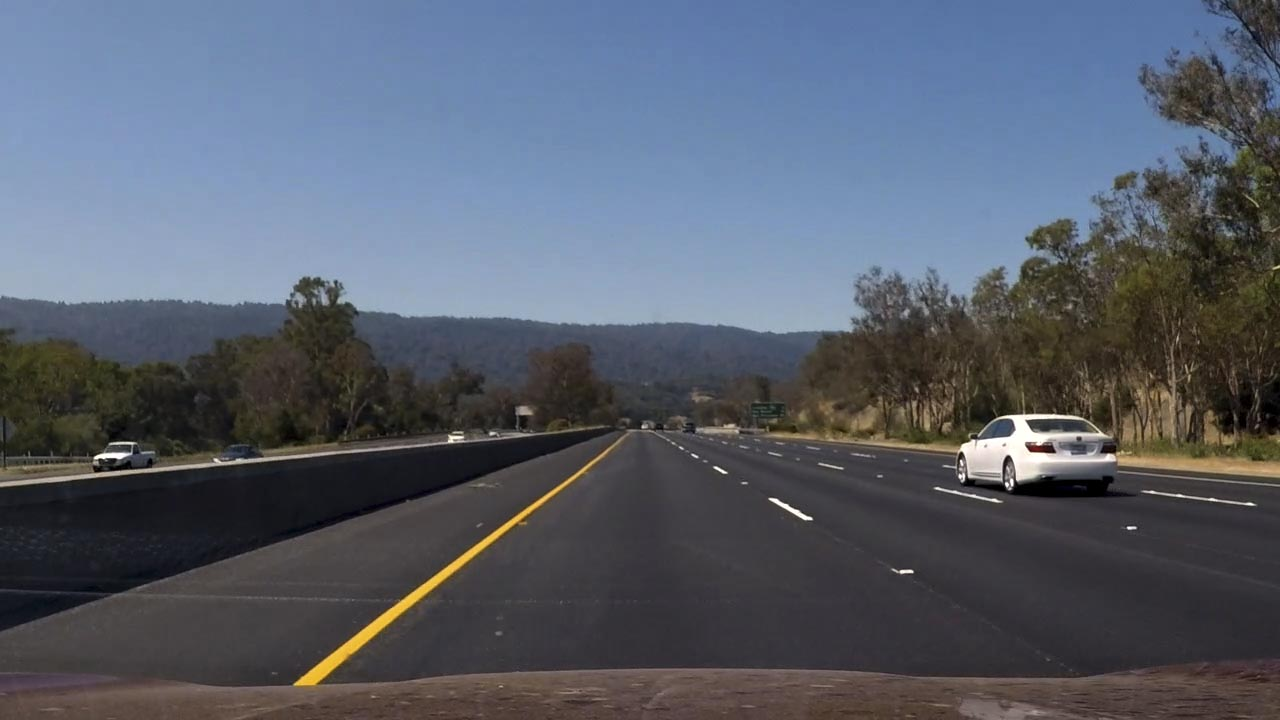
#> input picture lessons/bbox-example-image.jpg, 1280 x 720 px
$ python -i search_and_classify.py   (imports and definitions only)   (older library calls are emulated)
#> lines starting #> are read from the running program, lines starting #| are printed output that depends on the picture
### lessons/lesson_functions.py
import matplotlib.image as mpimg
import numpy as np
import cv2
from skimage.feature import hog
# Define a function to return HOG features and visualization
def get_hog_features(img, orient, pix_per_cell, cell_per_block,
                        vis=False, feature_vec=True):
    # Call with two outputs if vis==True
    if vis == True:
        features, hog_image = hog(img, orientations=orient,
                                  pixels_per_cell=(pix_per_cell, pix_per_cell),
                                  cells_per_block=(cell_per_block, cell_per_block),
                                  transform_sqrt=True,
                                  visualise=vis, feature_vector=feature_vec)
        return features, hog_image
    # Otherwise call with one output
    else:
        features = hog(img, orientations=orient,
                       pixels_per_cell=(pix_per_cell, pix_per_cell),
                       cells_per_block=(cell_per_block, cell_per_block),
                       transform_sqrt=True,
                       visualise=vis, feature_vector=feature_vec)
        return features

# Define a function to compute binned color features
def bin_spatial(img, size=(32, 32)):

    # features = cv2.resize(img, size).ravel()
#> called with size = (32, 32)
    color1 = cv2.resize(img[:,:,0], size).ravel()
#> color1 = 1024 values, max 255 at index 633, min 0 at index 699, mean 87.94
    color2 = cv2.resize(img[:,:,1], size).ravel()
#> color2 = 1024 values, max 255 at index 633, min 0 at index 699, mean 94.71
    color3 = cv2.resize(img[:,:,2], size).ravel()
#> color3 = 1024 values, max 247 at index 633, min 0 at index 699, mean 107.2
    return np.hstack((color1, color2, color3))

# Define a function to compute color histogram features
# NEED TO CHANGE bins_range if reading .png files with mpimg!
def color_hist(img, nbins=32, bins_range=(0, 256)):
    # Compute the histogram of the color channels separately
    channel1_hist = np.histogram(img[:,:,0], bins=nbins, range=bins_range)
    channel2_hist = np.histogram(img[:,:,1], bins=nbins, range=bins_range)
    channel3_hist = np.histogram(img[:,:,2], bins=nbins, range=bins_range)
    # Concatenate the histograms into a single feature vector
    hist_features = np.concatenate((channel1_hist[0], channel2_hist[0], channel3_hist[0]))
    # Return the individual histograms, bin_centers and feature vector
    return hist_features

# [7 lines left out: function convert_color, not called in this run]

# Define a function to extract features from a list of images
# Have this function call bin_spatial() and color_hist()
def extract_features(imgs, color_space='RGB', spatial_size=(32, 32),
                        hist_bins=32, orient=9,
                        pix_per_cell=8, cell_per_block=2, hog_channel=0,
                        spatial_feat=True, hist_feat=True, hog_feat=True):

    # Create a list to append feature vectors to
    features = []
    # Iterate through the list of images
    for file in imgs:
        file_features = []
        # Read in each one by one
        image = mpimg.imread(file)
        # if image.shape[0] != spatial_size[0] or image.shape[1] != spatial_size[1]:
        #     image = np.resize(image, (spatial_size[0], spatial_size[1], 3))
        # apply color conversion if other than 'RGB'
        if color_space != 'RGB':
            if color_space == 'HSV':
                feature_image = cv2.cvtColor(image, cv2.COLOR_RGB2HSV)
            elif color_space == 'LUV':
                feature_image = cv2.cvtColor(image, cv2.COLOR_RGB2LUV)
            elif color_space == 'HLS':
                feature_image = cv2.cvtColor(image, cv2.COLOR_RGB2HLS)
            elif color_space == 'YUV':
                feature_image = cv2.cvtColor(image, cv2.COLOR_RGB2YUV)
            elif color_space == 'YCrCb':
                feature_image = cv2.cvtColor(image, cv2.COLOR_RGB2YCrCb)
        else: feature_image = np.copy(image)

        if spatial_feat == True:
            spatial_features = bin_spatial(feature_image, size=spatial_size)
            file_features.append(spatial_features)
        if hist_feat == True:
            # Apply color_hist()
            hist_features = color_hist(feature_image, nbins=hist_bins)
            file_features.append(hist_features)
        if hog_feat == True:
        # Call get_hog_features() with vis=False, feature_vec=True
            if hog_channel == 'ALL':
                hog_features = []
                for channel in range(feature_image.shape[2]):
                    hog_features.append(get_hog_features(feature_image[:,:,channel],
                                        orient, pix_per_cell, cell_per_block,
                                        vis=False, feature_vec=True))
                hog_features = np.ravel(hog_features)
            else:
                hog_features = get_hog_features(feature_image[:,:,hog_channel], orient,
                            pix_per_cell, cell_per_block, vis=False, feature_vec=True)
            # Append the new feature vector to the features list
            file_features.append(hog_features)
        features.append(np.concatenate(file_features))
    # Return list of feature vectors
    return features

# Define a function that takes an image,
# start and stop positions in both x and y,
# window size (x and y dimensions),
# and overlap fraction (for both x and y)
# [51 lines left out: functions slide_window, draw_boxes_old, not called in this run]

### lessons/search_and_classify.py

# coding: utf-8

# In[140]:

import glob
import time

import matplotlib.pyplot as plt
from sklearn.preprocessing import StandardScaler
from sklearn.svm import LinearSVC
from sklearn import svm

import cv2
from lesson_functions import *
#get_ipython().magic('matplotlib inline')

# NOTE: the next import is only valid for scikit-learn version <= 0.17
# for scikit-learn >= 0.18 use:
# from sklearn.model_selection import train_test_split
from sklearn.model_selection import train_test_split


# Define a function to extract features from a single image window
# This function is very similar to extract_features()
# just for a single image rather than list of images
def single_img_features(img, color_space='RGB', spatial_size=(32, 32),
                        hist_bins=32, orient=9,
                        pix_per_cell=8, cell_per_block=2, hog_channel=0,
                        spatial_feat=True, hist_feat=True, hog_feat=True):
    #1) Define an empty list to receive features
    img_features = []
    #2) Apply color conversion if other than 'RGB'
    if color_space != 'RGB':
        if color_space == 'HSV':
            feature_image = cv2.cvtColor(img, cv2.COLOR_RGB2HSV)
        elif color_space == 'LUV':
            feature_image = cv2.cvtColor(img, cv2.COLOR_RGB2LUV)
        elif color_space == 'HLS':
            feature_image = cv2.cvtColor(img, cv2.COLOR_RGB2HLS)
        elif color_space == 'YUV':
            feature_image = cv2.cvtColor(img, cv2.COLOR_RGB2YUV)
        elif color_space == 'YCrCb':
            feature_image = cv2.cvtColor(img, cv2.COLOR_RGB2YCrCb)
    else: feature_image = np.copy(img)
    #3) Compute spatial features if flag is set
    if spatial_feat == True:
        spatial_features = bin_spatial(feature_image, size=spatial_size)
#> spatial_features = 3072 values, max 255 at index 633, min 0 at index 699, mean 96.61
        #4) Append features to list
        img_features.append(spatial_features)
    #5) Compute histogram features if flag is set
    if hist_feat == True:
        hist_features = color_hist(feature_image, nbins=hist_bins)
#> in color_hist, `hist_features = np.concatenate((channel1_hist[0], channel2_hist[0], ch..`: hist_features = 96 values, max 118596 at index 71, min 395 at index 58, mean 28800
        #6) Append features to list
        img_features.append(hist_features)
    #7) Compute HOG features if flag is set
    if hog_feat == True:
        if hog_channel == 'ALL':
            hog_features = []
            for channel in range(feature_image.shape[2]):
                hog_features.extend(get_hog_features(feature_image[:,:,channel],
                                    orient, pix_per_cell, cell_per_block,
                                    vis=False, feature_vec=True))
        else:
            hog_features = get_hog_features(feature_image[:,:,hog_channel], orient,
                        pix_per_cell, cell_per_block, vis=False, feature_vec=True)
#> in get_hog_features, `features = hog(img, orientations=orient, pixels_per_cell=(pix_per_cell..`:
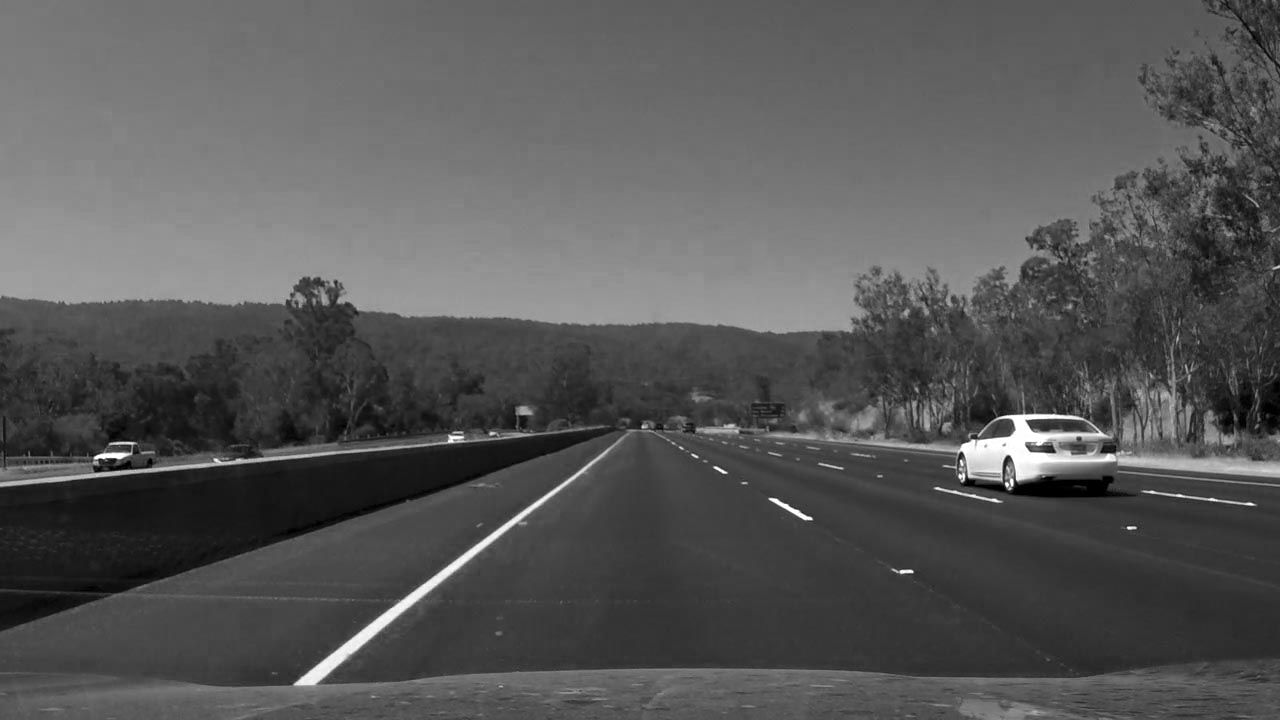
#> img: shape (720, 1280); min 0, max 255, mean 87.3
        #8) Append features to list
        img_features.append(hog_features)

    #9) Return concatenated array of features
    return np.concatenate(img_features)

# Define a function you will pass an image
# and the list of windows to be searched (output of slide_windows())
# [29 lines left out: function search_windows, not called in this run]


# In[135]:

def get_train_test_set(cars, notcars, color_space, spatial_size, hist_bins, orient, pix_per_cell, cell_per_block,
                      hog_channel, spatial_feat, hist_feat, hog_feat):
    car_features = extract_features(cars, color_space=color_space,
                            spatial_size=spatial_size, hist_bins=hist_bins,
                            orient=orient, pix_per_cell=pix_per_cell,
                            cell_per_block=cell_per_block,
                            hog_channel=hog_channel, spatial_feat=spatial_feat,
                            hist_feat=hist_feat, hog_feat=hog_feat)
    notcar_features = extract_features(notcars, color_space=color_space,
                            spatial_size=spatial_size, hist_bins=hist_bins,
                            orient=orient, pix_per_cell=pix_per_cell,
                            cell_per_block=cell_per_block,
                            hog_channel=hog_channel, spatial_feat=spatial_feat,
                            hist_feat=hist_feat, hog_feat=hog_feat)

    X = np.vstack((car_features, notcar_features)).astype(np.float64)

    # Fit a per-column scaler
    X_scaler = StandardScaler(copy=True, with_mean=True, with_std=True).fit(X)
    # Apply the scaler to X
    scaled_X = X_scaler.transform(X)

    # Define the labels vector
    y = np.hstack((np.ones(len(car_features)), np.zeros(len(notcar_features))))


    # Split up data into randomized training and test sets
    rand_state = np.random.randint(0, 100)
    X_train, X_test, y_train, y_test = train_test_split(
        scaled_X, y, test_size=0.2, random_state=rand_state)
    print('Using:',orient,'orientations',pix_per_cell,
        'pixels per cell and', cell_per_block,'cells per block')
    print('Feature vector length:', len(X_train[0]))
    return X_train, X_test, y_train, y_test, X_scaler

# [36 lines left out: functions fit_model, get_hot_windows, not called in this run]


# In[136]:

# Read in cars and notcars
images = glob.glob('./**/*.jpeg', recursive=True)
cars = []
notcars = []
# [5 lines not run here, left out]

# Reduce the sample size because
# The quiz evaluator times out after 13s of CPU time
sample_size = 500
cars = cars[0:sample_size]
notcars = notcars[0:sample_size]


# In[137]:

### TODO: Tweak these parameters and see how the results change.
color_space = 'YUV' # Can be RGB, HSV, LUV, HLS, YUV, YCrCb
orient = 9  # HOG orientations
pix_per_cell = 8 # HOG pixels per cell
cell_per_block = 2 # HOG cells per block
hog_channel = "ALL" # Can be 0, 1, 2, or "ALL"
spatial_size = (32, 32) # Spatial binning dimensions
hist_bins = 32    # Number of histogram bins
spatial_feat = True # Spatial features on or off
hist_feat = True # Histogram features on or off
hog_feat = True # HOG features on or off
y_start_stop = [400, 656] # Min and max in y to search in slide_window()
x_start_stop=[None, None]
xy_window=(96, 96)
xy_overlap=(0.5, 0.5)

# [3 lines that did not run here, left out]

# [1 line that did not run here, left out]

# [2 lines not run here, left out]
# [1 line that did not run here, left out]


# [3 lines that did not run here, left out]
# [1 line that did not run here, left out]

# [1 line not run here, left out]


# In[145]:

# [74 lines left out: functions convert_color, find_cars, not called in this run]


# In[147]:

# [1 line not run here, left out]
ystart = 400
ystop = 656
scale = 1.5
# [1 line not run here, left out]
# [1 line that did not run here, left out]

# [1 line not run here, left out]


# In[ ]:

>>> import cv2
>>> picture = cv2.cvtColor(cv2.imread('bbox-example-image.jpg'), cv2.COLOR_BGR2RGB)
>>> result = single_img_features(picture)

$ run again, on lessons/cutout1.jpg
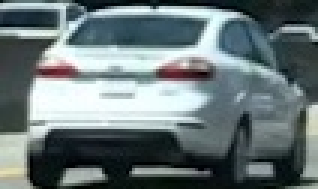
#> input picture lessons/cutout1.jpg, 106 x 63 px (shown 3 times larger)
#> color1 = 1024 values, max 252 at index 327, min 1 at index 12, mean 105.4
#> color2 = 1024 values, max 255 at index 330, min 4 at index 404, mean 118.5
#> color3 = 1024 values, max 255 at index 262, min 5 at index 977, mean 120.3
#> spatial_features = 3072 values, max 255 at index 1354, min 1 at index 12, mean 114.7
#> in color_hist, `hist_features = np.concatenate((channel1_hist[0], channel2_hist[0], ch..`: hist_features = 96 values, max 634 at index 95, min 49 at index 31, mean 208.7
#> features = 2592 values, max 0.596 at index 1858, min 0 at index 7, mean 0.109
#> in get_hog_features, `features = hog(img, orientations=orient, pixels_per_cell=(pix_per_cell..`:
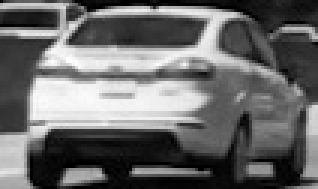
#> img: shape (63, 106) (shown 3 times larger); min 0, max 255, mean 105.4
#> hog_features has the same summary as features in get_hog_features
#> result = 5760 values, max 634 at index 3167, min 0 at index 3175, mean 64.72

$ run again, on lessons/test_img.jpg
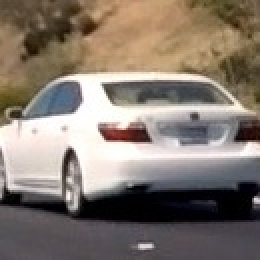
#> input picture lessons/test_img.jpg, 130 x 130 px (shown 2 times larger)
#> color1 = 1024 values, max 255 at index 297, min 0 at index 782, mean 132.9
#> color2 = 1024 values, max 255 at index 331, min 0 at index 782, mean 121.6
#> color3 = 1024 values, max 255 at index 362, min 0 at index 810, mean 111.7
#> spatial_features = 3072 values, max 255 at index 297, min 0 at index 782, mean 122.1
#> in color_hist, `hist_features = np.concatenate((channel1_hist[0], channel2_hist[0], ch..`: hist_features = 96 values, max 2157 at index 74, min 87 at index 3, mean 528.1
#> features = 8100 values, max 0.603 at index 1930, min 0 at index 372, mean 0.117
#> in get_hog_features, `features = hog(img, orientations=orient, pixels_per_cell=(pix_per_cell..`:
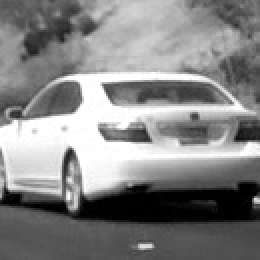
#> img: shape (130, 130) (shown 2 times larger); min 0, max 255, mean 132.3
#> hog_features has the same summary as features in get_hog_features
#> result = 11268 values, max 2157 at index 3146, min 0 at index 782, mean 37.86

$ run again, on lessons/000275.png
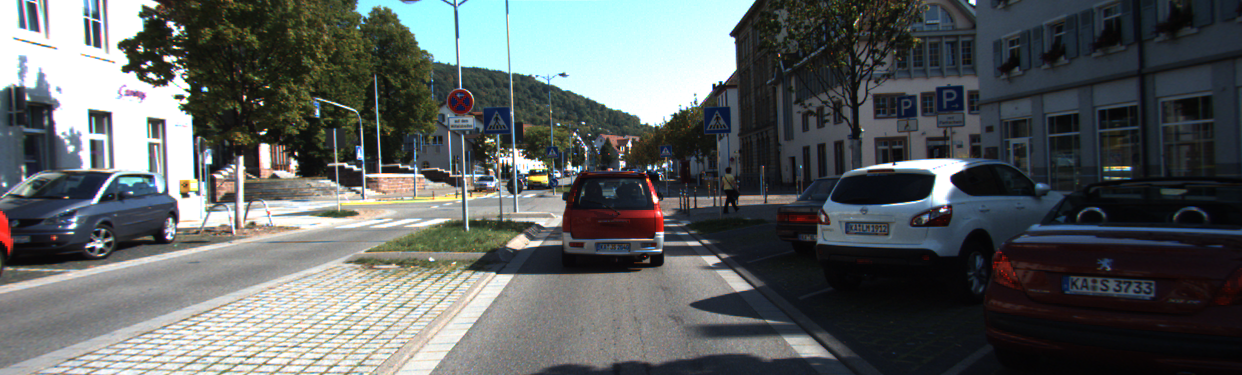
#> input picture lessons/000275.png, 1242 x 375 px
#> color1 = 1024 values, max 255 at index 1, min 3 at index 986, mean 90.42
#> color2 = 1024 values, max 255 at index 1, min 4 at index 511, mean 95.73
#> color3 = 1024 values, max 255 at index 1, min 3 at index 1020, mean 96.01
#> spatial_features = 3072 values, max 255 at index 1, min 3 at index 986, mean 94.05
#> in color_hist, `hist_features = np.concatenate((channel1_hist[0], channel2_hist[0], ch..`: hist_features = 96 values, max 54599 at index 95, min 3827 at index 94, mean 14554.7
#> in get_hog_features, `features = hog(img, orientations=orient, pixels_per_cell=(pix_per_cell..`:
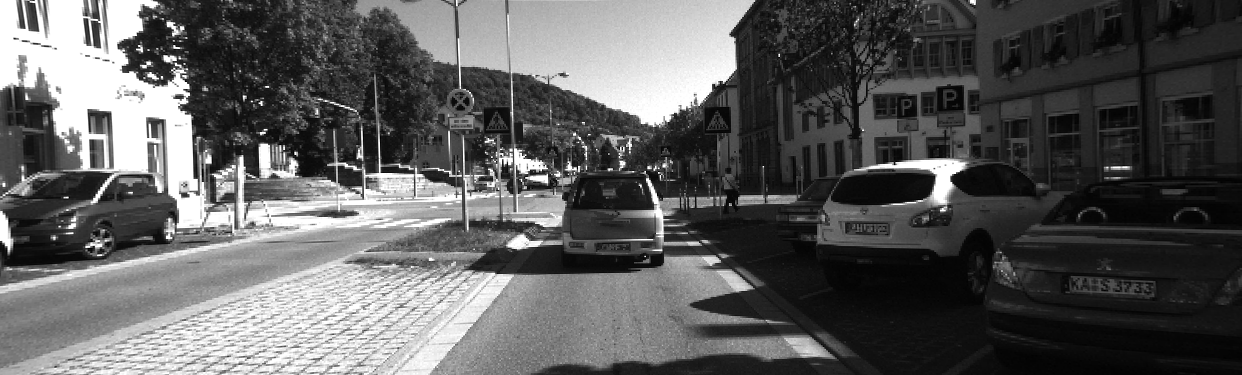
#> img: shape (375, 1242); min 0, max 255, mean 91.8
